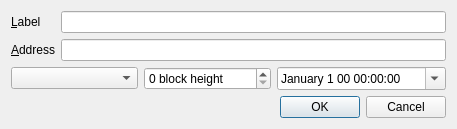
<?xml version="1.0" encoding="UTF-8"?>
<ui version="4.0">
 <class>EditAddressDialog</class>
 <widget class="QDialog" name="EditAddressDialog">
  <property name="geometry">
   <rect>
    <x>0</x>
    <y>0</y>
    <width>457</width>
    <height>126</height>
   </rect>
  </property>
  <property name="windowTitle">
   <string>Edit Address</string>
  </property>
  <layout class="QVBoxLayout" name="verticalLayout">
   <item>
    <layout class="QFormLayout" name="formLayout">
     <property name="fieldGrowthPolicy">
      <enum>QFormLayout::AllNonFixedFieldsGrow</enum>
     </property>
     <item row="0" column="0">
      <widget class="QLabel" name="label">
       <property name="text">
        <string>&amp;Label</string>
       </property>
       <property name="buddy">
        <cstring>labelEdit</cstring>
       </property>
      </widget>
     </item>
     <item row="0" column="1">
      <widget class="QLineEdit" name="labelEdit">
       <property name="toolTip">
        <string>The label associated with this address list entry</string>
       </property>
      </widget>
     </item>
     <item row="1" column="0">
      <widget class="QLabel" name="label_2">
       <property name="text">
        <string>&amp;Address</string>
       </property>
       <property name="buddy">
        <cstring>addressEdit</cstring>
       </property>
      </widget>
     </item>
     <item row="1" column="1">
      <widget class="QValidatedLineEdit" name="addressEdit">
       <property name="toolTip">
        <string>The address associated with this address list entry. This can only be modified for sending addresses.</string>
       </property>
      </widget>
     </item>
    </layout>
  </item>
   <item>
    <layout class="QHBoxLayout" name="horizontalLayout">
     <item>
      <widget class="QComboBox" name="timelockCombo">
       <property name="sizePolicy">
        <sizepolicy hsizetype="Minimum" vsizetype="Fixed">
         <horstretch>0</horstretch>
         <verstretch>0</verstretch>
        </sizepolicy>
       </property>
       <property name="toolTip">
        <string>Create an address whose coins cannot be spent before a predefined locking period.</string>
       </property>
      </widget>
     </item>
     <item>
      <widget class="QSpinBox" name="timeLockCustomBlocks">
       <property name="suffix">
        <string> block height</string>
       </property>
      </widget>
     </item>
     <item>
      <widget class="QDateTimeEdit" name="timeLockCustomDate">
       <property name="calendarPopup">
        <bool>true</bool>
       </property>
       <property name="displayFormat">
        <string>MMMM d yy hh:mm:ss</string>
       </property>
      </widget>
     </item>
    </layout>
   </item>
   <item>
    <widget class="QDialogButtonBox" name="buttonBox">
     <property name="orientation">
      <enum>Qt::Horizontal</enum>
     </property>
     <property name="standardButtons">
      <set>QDialogButtonBox::Cancel|QDialogButtonBox::Ok</set>
     </property>
    </widget>
   </item>
  </layout>
 </widget>
 <customwidgets>
  <customwidget>
   <class>QValidatedLineEdit</class>
   <extends>QLineEdit</extends>
   <header>qvalidatedlineedit.h</header>
  </customwidget>
 </customwidgets>
 <resources/>
 <connections>
  <connection>
   <sender>buttonBox</sender>
   <signal>accepted()</signal>
   <receiver>EditAddressDialog</receiver>
   <slot>accept()</slot>
   <hints>
    <hint type="sourcelabel">
     <x>20</x>
     <y>20</y>
    </hint>
    <hint type="destinationlabel">
     <x>20</x>
     <y>20</y>
    </hint>
   </hints>
  </connection>
  <connection>
   <sender>buttonBox</sender>
   <signal>rejected()</signal>
   <receiver>EditAddressDialog</receiver>
   <slot>reject()</slot>
   <hints>
    <hint type="sourcelabel">
     <x>20</x>
     <y>20</y>
    </hint>
    <hint type="destinationlabel">
     <x>20</x>
     <y>20</y>
    </hint>
   </hints>
  </connection>
 </connections>
</ui>
